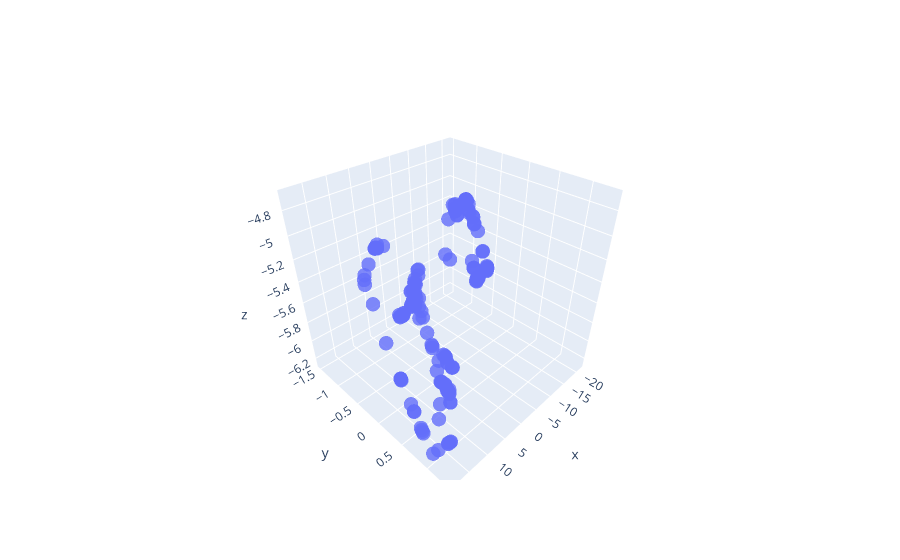

Notebook cell for this chart:
### Code cell
import plotly.graph_objects as go

fig = go.Figure(data=[go.Scatter3d(x=point2[:,0], y=point2[:,1], z=point2[:,2],
                                   mode='markers',
                                   marker=dict(
                                    size=5,
                                                    # set color to an array/list of desired values
                                    colorscale='Viridis',   # choose a colorscale
                                    opacity=0.8
                                     ))])

fig.show()

### Figure 1 — Plotly figure (JSON) as saved in the notebook; plotly's stock layout.template omitted (floating-point values rounded to 4 significant figures; data arrays with more than 128 entries replaced by an {"elided": "..."} marker saying what was removed)
{"data": [{"marker": {"colorscale": [[0, "#440154"], [0.1111, "#482878"], [0.2222, "#3e4989"], [0.3333, "#31688e"], [0.4444, "#26828e"], [0.5556, "#1f9e89"], [0.6667, "#35b779"], [0.7778, "#6ece58"], [0.8889, "#b5de2b"], [1, "#fde725"]], "opacity": 0.8, "size": 5}, "mode": "markers", "type": "scatter3d", "x": {"elided": "176 float values"}, "y": {"elided": "176 float values"}, "z": {"elided": "176 float values"}}], "layout": {}}
